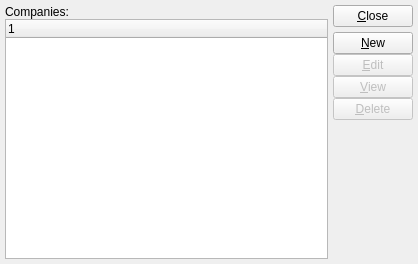
<?xml version="1.0" encoding="UTF-8"?>
<ui version="4.0">
 <comment>This file is part of the xTuple ERP: PostBooks Edition, a free and
open source Enterprise Resource Planning software suite,
Copyright (c) 1999-2018 by OpenMFG LLC, d/b/a xTuple.
It is licensed to you under the Common Public Attribution License
version 1.0, the full text of which (including xTuple-specific Exhibits)
is available at www.xtuple.com/CPAL.  By using this software, you agree
to be bound by its terms.</comment>
 <class>companies</class>
 <widget class="QWidget" name="companies">
  <property name="geometry">
   <rect>
    <x>0</x>
    <y>0</y>
    <width>418</width>
    <height>264</height>
   </rect>
  </property>
  <property name="windowTitle">
   <string>List Companies</string>
  </property>
  <layout class="QHBoxLayout">
   <item>
    <layout class="QVBoxLayout">
     <property name="spacing">
      <number>0</number>
     </property>
     <property name="margin">
      <number>0</number>
     </property>
     <item>
      <widget class="QLabel" name="_profitCentersLit">
       <property name="text">
        <string>Companies:</string>
       </property>
      </widget>
     </item>
     <item>
      <widget class="XTreeWidget" name="_company"/>
     </item>
    </layout>
   </item>
   <item>
    <layout class="QVBoxLayout">
     <property name="spacing">
      <number>5</number>
     </property>
     <property name="margin">
      <number>0</number>
     </property>
     <item>
      <widget class="QPushButton" name="_close">
       <property name="text">
        <string>&amp;Close</string>
       </property>
      </widget>
     </item>
     <item>
      <layout class="QVBoxLayout">
       <property name="spacing">
        <number>0</number>
       </property>
       <property name="margin">
        <number>0</number>
       </property>
       <item>
        <widget class="QPushButton" name="_new">
         <property name="text">
          <string>&amp;New</string>
         </property>
        </widget>
       </item>
       <item>
        <widget class="QPushButton" name="_edit">
         <property name="enabled">
          <bool>false</bool>
         </property>
         <property name="text">
          <string>&amp;Edit</string>
         </property>
        </widget>
       </item>
       <item>
        <widget class="QPushButton" name="_view">
         <property name="enabled">
          <bool>false</bool>
         </property>
         <property name="text">
          <string>&amp;View</string>
         </property>
        </widget>
       </item>
       <item>
        <widget class="QPushButton" name="_delete">
         <property name="enabled">
          <bool>false</bool>
         </property>
         <property name="text">
          <string>&amp;Delete</string>
         </property>
        </widget>
       </item>
       <item>
        <spacer name="Spacer14">
         <property name="orientation">
          <enum>Qt::Vertical</enum>
         </property>
         <property name="sizeType">
          <enum>QSizePolicy::Expanding</enum>
         </property>
         <property name="sizeHint" stdset="0">
          <size>
           <width>20</width>
           <height>20</height>
          </size>
         </property>
        </spacer>
       </item>
      </layout>
     </item>
    </layout>
   </item>
  </layout>
 </widget>
 <layoutdefault spacing="5" margin="5"/>
 <customwidgets>
  <customwidget>
   <class>XTreeWidget</class>
   <extends>QTreeWidget</extends>
   <header>xtreewidget.h</header>
   <container>1</container>
  </customwidget>
 </customwidgets>
 <tabstops>
  <tabstop>_company</tabstop>
  <tabstop>_new</tabstop>
  <tabstop>_edit</tabstop>
  <tabstop>_view</tabstop>
  <tabstop>_delete</tabstop>
  <tabstop>_close</tabstop>
 </tabstops>
 <resources/>
 <connections>
  <connection>
   <sender>_close</sender>
   <signal>clicked()</signal>
   <receiver>companies</receiver>
   <slot>close()</slot>
   <hints>
    <hint type="sourcelabel">
     <x>20</x>
     <y>20</y>
    </hint>
    <hint type="destinationlabel">
     <x>20</x>
     <y>20</y>
    </hint>
   </hints>
  </connection>
  <connection>
   <sender>_company</sender>
   <signal>valid(bool)</signal>
   <receiver>_view</receiver>
   <slot>setEnabled(bool)</slot>
   <hints>
    <hint type="sourcelabel">
     <x>20</x>
     <y>20</y>
    </hint>
    <hint type="destinationlabel">
     <x>20</x>
     <y>20</y>
    </hint>
   </hints>
  </connection>
 </connections>
</ui>
